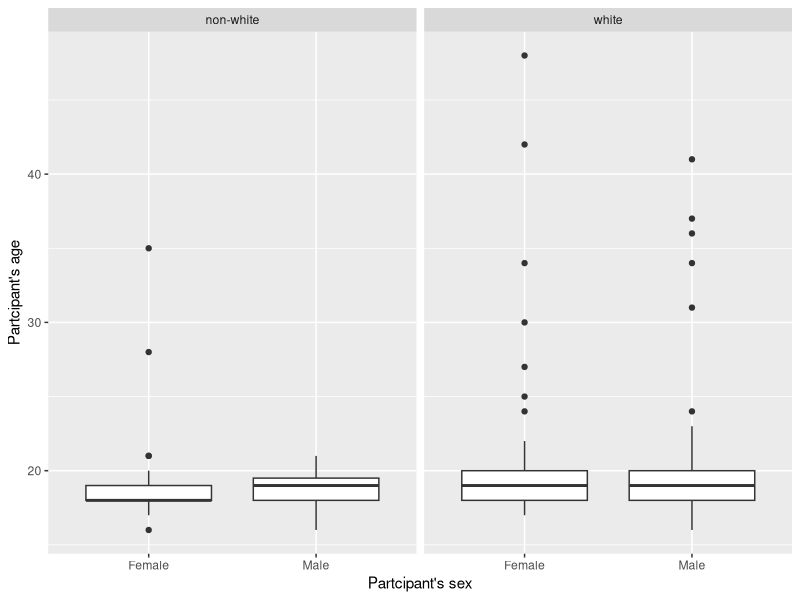
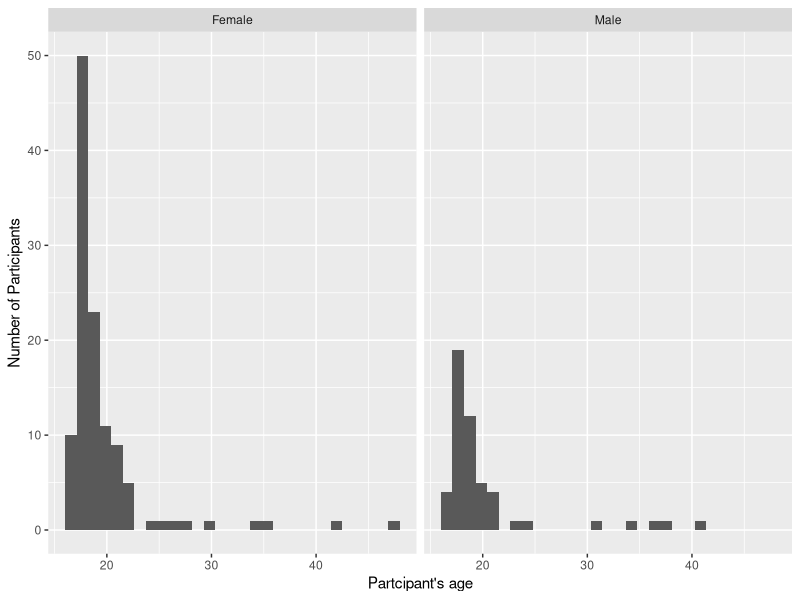

Here is the R script that generated these plots, in order:
## ---- chunk 1
#| message: false
library(tidyverse)
## ---- chunk 2
#| message: false
hiphop <- read_csv(here::here("supporting_artifacts" , "Datasets" , "hiphop.csv"))
## ---- chunk 3
nrow(hiphop)
ncol(hiphop)
## ---- chunk 4
hiphop %>% 
  distinct(word) %>% 
  nrow()
## ---- chunk 5
hiphop <- hiphop %>% 
  mutate(ethnic = ifelse(ethnic == 'white', "white", "non-white"),
         ethnic = as.factor(ethnic))
## ---- chunk 6
distinct_hiphop <- hiphop %>%
  distinct(subj, .keep_all = TRUE) 
distinct_hiphop %>% 
  select(sex:ethnic) %>% 
  summary()
## ---- chunk 7
#| message: false
ggplot(data = distinct_hiphop, 
       mapping = aes(x = sex, y = age)) +
  geom_boxplot() +
  facet_wrap(~ethnic) +
  labs(x = "Partcipant's sex", y = "Partcipant's age")
ggplot(data = distinct_hiphop, 
       mapping = aes(x = age)) +
  facet_wrap(~sex) +
  geom_histogram() +
  labs(x = "Partcipant's age", y = "Number of Participants")
## ---- chunk 8
# a
below20 <- hiphop %>% 
  filter(age < 20) %>% 
  group_by(word) %>%
  summarise(across(familiarity, mean)) 
below20 %>% 
  slice_max(familiarity)
below20 %>% 
  slice_min(familiarity)
## ---- chunk 9
# b
non_white_woman <- hiphop %>% 
  filter(ethnic != 'white', sex == 'Female') %>% 
  group_by(word) %>%
  summarise(across(familiarity, mean))
non_white_woman %>% 
  slice_max(familiarity)
non_white_woman %>% 
  slice_min(familiarity)
## ---- chunk 10
# c
white_man_above_30 <- hiphop %>% 
  filter(ethnic == 'white', sex == 'Male', age > 30) %>% 
  group_by(word) %>%
  summarise(across(familiarity, mean))
white_man_above_30  %>% 
  slice_max(familiarity)
white_man_above_30  %>%
  slice_min(familiarity)
## ---- chunk 11
jb <- hiphop %>% 
  filter(ethnic == 'white', sex == 'Male', 
         city %in% 10000:60000, 
         age %in% 17:23) %>% 
  distinct(subj, .keep_all = TRUE) 
jb %>% 
  select(subj, bieber) %>% 
  slice_max(bieber)
